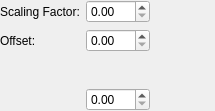
<?xml version="1.0" encoding="UTF-8"?>
<ui version="4.0">
 <class>Form</class>
 <widget class="QWidget" name="Form">
  <property name="geometry">
   <rect>
    <x>0</x>
    <y>0</y>
    <width>215</width>
    <height>111</height>
   </rect>
  </property>
  <property name="windowTitle">
   <string>Form</string>
  </property>
  <layout class="QVBoxLayout" name="verticalLayout">
   <property name="margin">
    <number>0</number>
   </property>
   <item>
    <layout class="QGridLayout" name="gridLayout">
     <item row="0" column="1">
      <widget class="QDoubleSpinBox" name="scalingFactorSpinBox">
       <property name="maximum">
        <double>255.000000000000000</double>
       </property>
      </widget>
     </item>
     <item row="0" column="0">
      <widget class="QLabel" name="label">
       <property name="text">
        <string>Scaling Factor:</string>
       </property>
      </widget>
     </item>
     <item row="0" column="2">
      <spacer name="horizontalSpacer">
       <property name="orientation">
        <enum>Qt::Horizontal</enum>
       </property>
       <property name="sizeHint" stdset="0">
        <size>
         <width>40</width>
         <height>20</height>
        </size>
       </property>
      </spacer>
     </item>
     <item row="1" column="0">
      <widget class="QLabel" name="label_2">
       <property name="text">
        <string>Offset:</string>
       </property>
      </widget>
     </item>
     <item row="1" column="1">
      <widget class="QDoubleSpinBox" name="offsetSpinBox">
       <property name="maximum">
        <double>255.000000000000000</double>
       </property>
      </widget>
     </item>
     <item row="2" column="0">
      <spacer name="verticalSpacer">
       <property name="orientation">
        <enum>Qt::Vertical</enum>
       </property>
       <property name="sizeHint" stdset="0">
        <size>
         <width>20</width>
         <height>40</height>
        </size>
       </property>
      </spacer>
     </item>
     <item row="3" column="1">
      <widget class="QDoubleSpinBox" name="gaussianKernelSizeSpinBox">
       <property name="maximum">
        <double>255.00</double>
       </property>
      </widget>
     </item>
    </layout>
   </item>
  </layout>
 </widget>
 <resources/>
 <connections/>
</ui>
